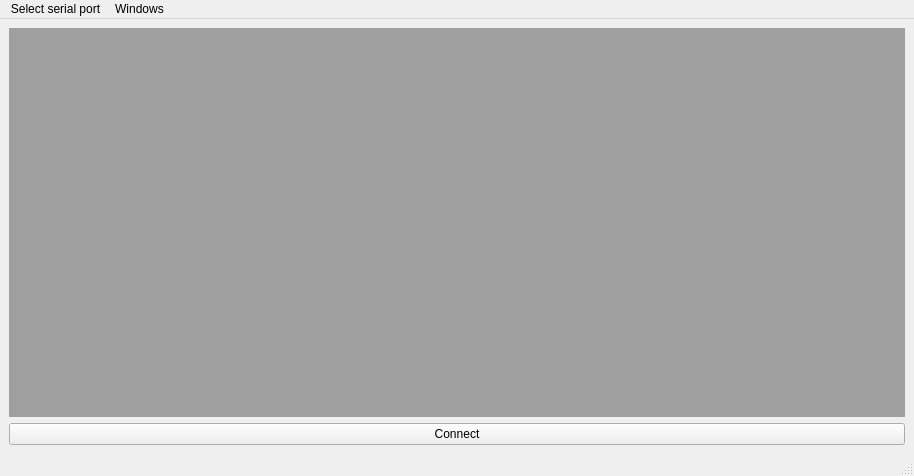
<?xml version="1.0" encoding="UTF-8"?>
<ui version="4.0">
 <class>SerialMonitor</class>
 <widget class="QMainWindow" name="SerialMonitor">
  <property name="geometry">
   <rect>
    <x>0</x>
    <y>0</y>
    <width>914</width>
    <height>476</height>
   </rect>
  </property>
  <property name="windowTitle">
   <string>MainWindow</string>
  </property>
  <widget class="QWidget" name="centralwidget">
   <property name="layoutDirection">
    <enum>Qt::LeftToRight</enum>
   </property>
   <property name="autoFillBackground">
    <bool>true</bool>
   </property>
   <layout class="QVBoxLayout" name="verticalLayout">
    <item>
     <widget class="QMdiArea" name="mdiArea">
      <property name="sizePolicy">
       <sizepolicy hsizetype="Preferred" vsizetype="Preferred">
        <horstretch>0</horstretch>
        <verstretch>0</verstretch>
       </sizepolicy>
      </property>
      <property name="verticalScrollBarPolicy">
       <enum>Qt::ScrollBarAsNeeded</enum>
      </property>
      <property name="horizontalScrollBarPolicy">
       <enum>Qt::ScrollBarAsNeeded</enum>
      </property>
      <property name="viewMode">
       <enum>QMdiArea::SubWindowView</enum>
      </property>
      <property name="documentMode">
       <bool>false</bool>
      </property>
     </widget>
    </item>
    <item>
     <widget class="QPushButton" name="connectButton">
      <property name="text">
       <string>Connect</string>
      </property>
     </widget>
    </item>
   </layout>
  </widget>
  <widget class="QMenuBar" name="menubar">
   <property name="geometry">
    <rect>
     <x>0</x>
     <y>0</y>
     <width>914</width>
     <height>19</height>
    </rect>
   </property>
   <widget class="serialPortsQMenu" name="menuSerialPorts">
    <property name="title">
     <string>Select serial port</string>
    </property>
   </widget>
   <widget class="QMenu" name="menuWindows">
    <property name="title">
     <string>Windows</string>
    </property>
   </widget>
   <addaction name="menuSerialPorts"/>
   <addaction name="menuWindows"/>
  </widget>
  <widget class="QStatusBar" name="statusbar"/>
 </widget>
 <customwidgets>
  <customwidget>
   <class>serialPortsQMenu</class>
   <extends>QMenu</extends>
   <header>serialPortsQMenu.h</header>
   <slots>
    <signal>portChanged(QString)</signal>
   </slots>
  </customwidget>
 </customwidgets>
 <resources/>
 <connections>
  <connection>
   <sender>connectButton</sender>
   <signal>clicked()</signal>
   <receiver>SerialMonitor</receiver>
   <slot>connectSerial()</slot>
   <hints>
    <hint type="sourcelabel">
     <x>449</x>
     <y>443</y>
    </hint>
    <hint type="destinationlabel">
     <x>482</x>
     <y>454</y>
    </hint>
   </hints>
  </connection>
 </connections>
 <slots>
  <slot>connectSerial()</slot>
  <slot>setSerialPort(QString)</slot>
 </slots>
</ui>
